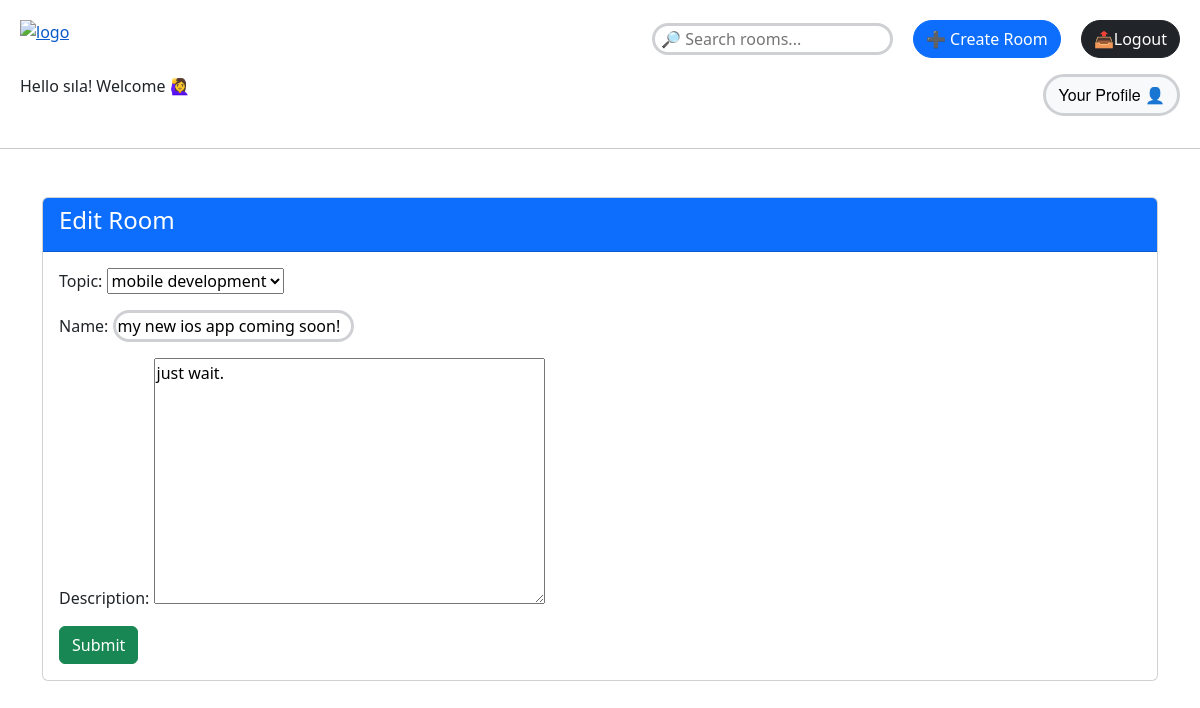
The app's page /update-room/16/ (signed in) with its own data.
### base/models.py (models this page shows, shortened)
class Room(models.Model):
    host = models.ForeignKey(User, on_delete=models.SET_NULL, null=True)
    topic = models.ForeignKey(Topic, on_delete=models.SET_NULL, null=True)
    name = models.CharField(max_length=200)
    description = models.TextField(null=True, blank=True)
    participants = models.ManyToManyField(User, related_name='participants', blank=True)
    updated = models.DateTimeField(auto_now=True)
    created = models.DateTimeField(auto_now_add=True)
    class Meta:
        ordering = ['-updated', 'created']

class Topic(models.Model):
    name = models.CharField(max_length=200)
    def __str__(self):
        return self.name

### base/views.py (the view)
# urls.py: path('update-room/<str:pk>/', views.updateRoom, name="update-room" ),
@login_required(login_url='login')
def updateRoom(request, pk):
    room = Room.objects.get(id=pk)
    if request.user != room.host:
        return HttpResponse('You are not allowed here!')
    form = RoomForm(instance=room)
    if request.method == 'POST':
        form = RoomForm(request.POST, instance=room)
        if form.is_valid():
            form.save()
            return redirect('home')
    context = {'form': form}
    return render(request, 'base/room_form.html', context)

### base/forms.py
class RoomForm(ModelForm):
    class Meta:
        model = Room
        fields = ['topic', 'name', 'description']
        print(fields)

### base/templates/base/room_form.html (shortened to what this page needs)
{% extends 'main.html' %}
{% block content %}
<div class="container mt-5">
    <div class="card">
        <div class="card-header bg-primary text-white">
            <h4>
                {% if form.instance.pk %}
                    Edit Room
                {% else %}
                    Create a Room
                {% endif %}
            </h4>
        </div>
        <div class="card-body">
            <form method="POST" action="">
                {{ form.as_p }}
                <div class="form-group mt-3">
                    <input type="submit" value="Submit" class="btn btn-success" />
                </div>
            </form>
        </div>
    </div>
</div>
{% endblock content %}

### templates/navbar.html (shortened to what this page needs)
<div class="d-flex justify-content-between">
    <a href="/" ><img src="https://univenn.com/assets/Union.png" alt="logo" style="padding-left: 20px; padding-top: 20px;"/></a>
    <div class="d-flex justify-content-end" >
        <div class="d-flex justify-content-between align-items-center" style="margin-right: 20px; margin-top: 20px; gap:20px">
            <form method="GET" action="{% url 'home' %}" style="padding-left: 20px;">
                <input type="text" name="q" placeholder= " 🔎 Search rooms..." class="input"/>
            </form>
        <a href="{% url 'create-room' %}" class="btn btn-primary" style="text-align: center; border-radius: 25px;">➕ Create Room</a>
        {%if request.user.is_authenticated %}
            <a href="{% url 'logout'%}" class="btn btn-dark" style="border-radius: 25px;">📤Logout</a>
            {% else %}
            <a href="{% url 'login'%}" class="btn btn-dark" style="border-radius: 25px;">📥Login</a>
            {% endif %}
    </div>
        </div>
</div>
<div class="d-flex justify-content-between">
{%if request.user.is_authenticated %}
<p style="padding-left: 20px;">Hello {{request.user}}! Welcome 🙋‍♀️ <p>
<a href="{% url 'user-profile' user.id %}" class="btn btn-light btn-custom ml-3" style="margin-right: 20px;">Your Profile 👤</a>
{% endif %}
</div>
<hr>

### templates/navbar.html (style rules this page uses)
.btn-custom { border-radius: 25px; transition: background-color 0.3s ease, color 0.3s ease; border: 3px solid #cfd0d3; font-family: "Mona Sans", "Helvetica Neue", Helvetica, Arial, sans-serif; }
input { border-radius: 25px; border-color: #6c757d; border: 3px solid #cfd0d3; }

### records on screen
Room: topic "mobile development", description "just wait."
Topic: name "my new ios app coming soon!"

### other values on screen
{{ request.user }} "sıla"
